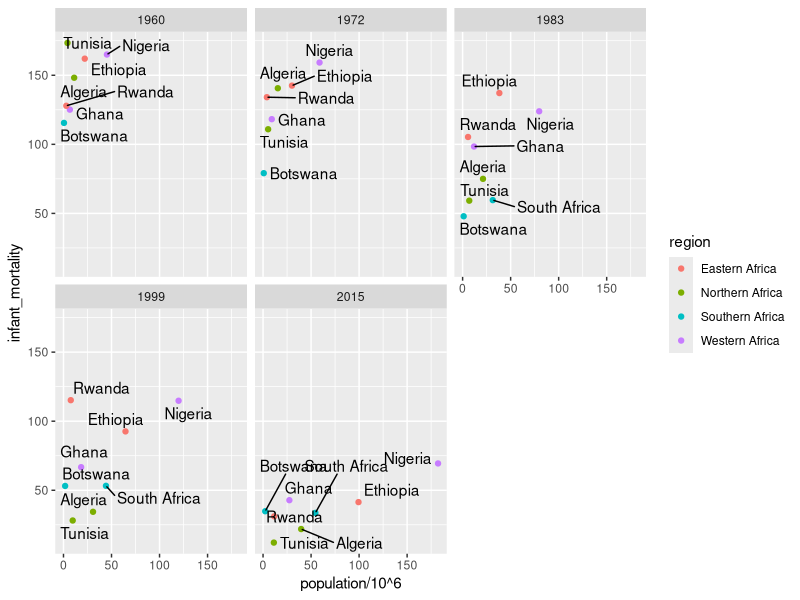

Source code (R):
library(tidyverse)
library(ggrepel)
library(ggthemes)
library(dslabs)
data("gapminder")
gapminder%>%filter(year%in%c(1960,1972,1983,1999,
                             2015)&
  country%in%c("Algeria","Nigeria","Tunisia","Ethiopia",
               "Botswana","South Africa","Rwanda",
               "Ghana"))%>%
  ggplot(aes(population/10^6,infant_mortality,label=country))+
  geom_point(aes(col=region))+geom_text_repel()+
  facet_wrap(.~year)
